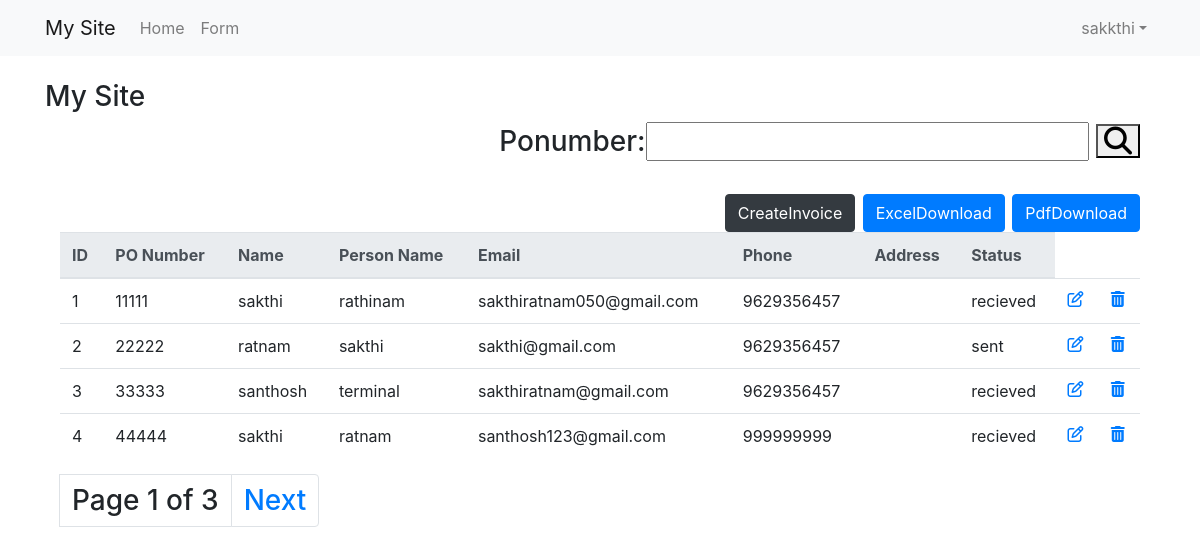
The page /form/ (signed in) on the database its author committed.
### authapp/models.py (models this page shows, shortened)
class inVoice(models.Model):
	statuss=(('sent','sent'),('recieved','recieved'),('created','created'))
	ponumber = models.BigIntegerField()
	name = models.CharField (max_length=50)
	personName = models.CharField(max_length=50)
	phoneNumber = models.BigIntegerField()
	email = models.EmailField()
	address = models.TextField()
	status = models.CharField(max_length=50,null=True,choices=statuss)

### authapp/views.py (the view)
# urls.py: path('form/',form,name="form"),
@login_required
def form(request):
	data=inVoice.objects.all()
	myFilter=poFilter(request.GET,queryset=data)
	data=myFilter.qs
	paginator=Paginator(data,4)
	page=request.GET.get('page')
	try:
		posts=paginator.page(page)
	except PageNotAnInteger:
		posts=paginator.page(1)
	except EmptyPage:
		posts=paginator.page(paginator.num_pages)
	context={'page':page,'posts':posts,'myFilter':myFilter}
	return render(request,'form.html',context)

### templates/form.html
{% extends 'base.html' %}
{% block content %}
	<div class="container">
		<div class="text-right">
			<form method="GET">
				{{myFilter.form}}
				<button type="submit"><i class="fa fa-search"></i></button>
			</form>
			<a href="{% url 'create'%}" class="btn btn-dark ">CreateInvoice</a>
			<a href="{% url 'excel' %}" class="btn btn-primary">ExcelDownload</a>
			<a href="{% url 'pdf' %}" class="btn btn-primary">PdfDownload</a>
		</div>
	<table class="table" id="makeeditable">
	  <thead class="thead-light">
	    <tr>
	      <th scope="col">ID</th>
	      <th scope="col">PO Number</th>
	      <th scope="col">Name</th>
	      <th scope="col">Person Name</th>
	      <th scope="col">Email</th>
	      <th scope="col">Phone</th>
	      <th scope="col">Address</th>
	      <th scope="col">Status</th>
	    </tr>
	  </thead>
	  <tbody>
	  	{% for i in posts %}
		    <tr>
		      <td>{{forloop.counter}}</td>
		      <td>{{i.ponumber}}</td>
		      <td>{{i.name}}</td>
		      <td>{{i.personName}}</td>
		      <td>{{i.email}}</td>
		      <td>{{i.phoneNumber}}</td>
		      <td></td>
		      <td>{{i.status}}</td>
		      <td><a href="{% url 'update' i.name %}"><i class="fa fa-edit"></i></a></td>
		      <td><a href="{% url 'delete' i.name %}"><i class="fa fa-trash"></i></a>
		  	  </td>
		    </tr>
	    {% endfor %}
	  </tbody>
	</table>
{% include 'pagination.html' with page=posts %}
{% endblock content %}

### templates/base.html (shortened to what this page needs)
<html lang="en">
 <head>
    <link rel="stylesheet" href="https://stackpath.bootstrapcdn.com/bootstrap/4.4.1/css/bootstrap.min.css">
    <link href="https://stackpath.bootstrapcdn.com/font-awesome/4.7.0/css/font-awesome.min.css" rel="stylesheet">
 </head>
 <body>
 	<nav class="navbar navbar-expand-lg navbar-light bg-light mb-4">
 	  	<div class="container">
 	  		  <a class="navbar-brand" href="{% url 'home' %}">My Site</a>
	      <div class="collapse navbar-collapse" id="navbarSupportedContent">
	        <ul class="navbar-nav mr-auto">
	          <li class="nav-item">
	            <a class="nav-link" href="{% url 'home' %}">Home</a>
	          </li>
	          {% if user.is_authenticated %}
	            <li class="nav-item">
	              <a class="nav-link" href="{% url 'form' %}">Form</a>
	            </li>
	          {% endif %}
        </ul>
			    {% if user.is_authenticated %}
			    	<ul class="navbar-nav ">
				      <li class="nav-item dropdown">
				        <a class="nav-link dropdown-toggle" href="#" id="navbarDropdown" role="button" data-toggle="dropdown" aria-haspopup="true" aria-expanded="false">
				        	{{ user.username }}</a>
				      </li>
			    	</ul>
			    {% else %}
				    <form class="form-inline my-2 my-lg-0">
						<a href="{% url 'login' %}" class="btn btn-outline-secondary">login</a>
						<a href="{% url 'signup'%}" class="btn btn-primary ml-2">signup</a>
				    </form>
				{% endif %}
			</div>
		</div>
</nav>
 	<div class="container">
	  	<h3>My Site<h3>
			{% block content %}
			{% endblock content %}
	</div>
</body>
</html>

### rows shown on the page
inVoice: ponumber "11111", name "sakthi", personName "rathinam", email "sakthiratnam050@gmail.com", phoneNumber "9629356457", status "recieved"
inVoice: ponumber "22222", name "ratnam", personName "sakthi", email "sakthi@gmail.com", phoneNumber "9629356457", status "sent"
inVoice: ponumber "33333", name "santhosh", personName "terminal", email "sakthiratnam@gmail.com", phoneNumber "9629356457", status "recieved"
inVoice: ponumber "44444", name "sakthi", personName "ratnam", email "santhosh123@gmail.com", phoneNumber "999999999", status "recieved"

### other values the page prints
{{ user.username }} "sakkthi"
{{ page.number }} "1"
{{ page.paginator.num_pages }} "3"
